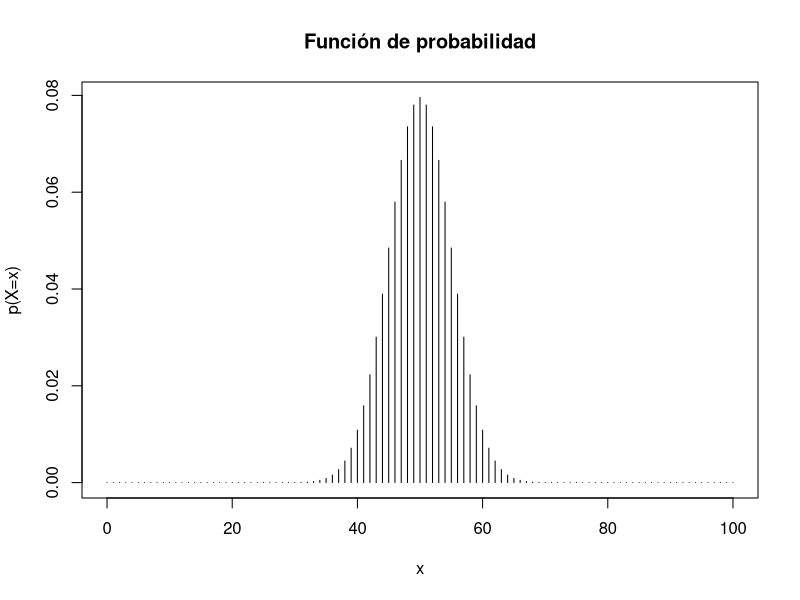

This chart was generated by the following R code: (Note: this script raises an error after producing the figure.)
## ---- chunk 1
knitr::opts_chunk$set(echo = TRUE)
## ---- chunk 2
p_heads <- function(x, n, p) {
  choose(n,x) * p^x *(1-p)^(n-x)
}

x = 0:100
p = p_heads(x,  100, 0.5)
plot(x, p, type = 'h', xlab = "x", ylab = "p(X=x)", 
     main = "Función de probabilidad")

## ---- chunk 3
# WARNING: Not properly vectorized!
F_heads <- function(x, n, p) {
  sum(p_heads(0:x , n, p))
}
# Due to non-vectorization --> FAILS: F_heads(0:2, 3, 0.5)
# To correct it:
F_heads <- Vectorize(F_heads)

# P(40 <= X <= 60)
F_heads(60) - F_x(39)

# P(40 < X < 60)
F_heads(59) - F_x(40)

# P(40 <= X < 60)
F_heads(59) - F_x(39)
 
plot(0:x, F_heads(0:x), type = "s", xlab="x", ylab="F(x)", 
     main = "Función de distribución",
     ylim=c(0,1)
)
## ---- chunk 4
F_values = c('0' = 0.125, '1' = 0.5, '2' = 0.875, '3' = 1)
plot(0:3, F_values, type = "s", xlab="x", ylab="F(x)", main = "Función de distribución",
     ylim=c(0, 1), yaxt="n")
axis(2, at = seq(0, 1, by = 0.125), las=2)
## ---- chunk 5
# Moda: máximo de ps 
xs = 0:100
ps = p_heads(xs, n = 100, p = 0.5)
plot(xs, ps, type = "h")
abline(v=50, col=3)
max(ps)
xs[which.max(ps)] #devuelve índice donde ocurre maximo

# Función distribución
F_heads <- function(x, n=100, p=0.5) {
  sum(p_heads(0:x , n, p))
}

F_heads <- Vectorize(F_heads)

plot(xs, F_heads(xs))
abline(h = 0.5, col = 2)

min(xs[F_heads(xs) >= 0.5])

## ---- chunk 6
p_heads = function(x, n=100, p=0.5){
  choose(n,x) * p^x * (1-p) ^ (n-x)
}

# Definición: E[X] = sum x* p(x)
n = 250
p = 0.25
xs <- 0:n
ps <- p_heads(xs, n, p)
print(sum(xs*ps))

# n , p 
one_simulation = function(n, p){
  experiment = sample(c(0,1), n, replace = TRUE, prob = c(1-p, p))
  sum(experiment)
}
# Simulación
sims <- replicate(5000, {
  one_simulation(n, p)
})

# sum(sims)/length(sims)
mean(sims)

## ---- chunk 7
# ???????????
## ---- chunk 8
# (cuando sé escribir la fórmula de probabilidad)
# varianza = E[(X-mu)^2]
xs = 0:100
mu = 50
distances = (xs - mu)^2

varianza = sum(distances * p_heads(xs))
desviacion_tipica = sqrt(varianza)

plot(xs, p_heads(xs), type = "h")
abline(v = mu, col = 2)
# 3 desviaciones tipicas a la izquierda y a la dercha ==> 99.9% datos
abline(v = mu - 3 * desviacion_tipica, col = 3)
abline(v = mu + 3 * desviacion_tipica, col = 3)

# desviacion tipica = 5
# simulaciones: (cuando no se escribir la fórmula de probabilidad)

## Version 1

N = 5000
simulaciones_moneda = replicate(N, {
  #Contar numero de caras
  sum(sample(c(0,1), 100, replace = TRUE))
})
media = mean(simulaciones_moneda)
distancias = (simulaciones_moneda - media)^2
varianza = mean(distancias)
varianza_v2 = sqrt(varianza)
sd(simulaciones_moneda)

## Versión 2 (chat)

# Realizar 10,000 simulaciones de lanzar una moneda 100 veces
simulaciones_chat <- replicate(10000, sum(sample(0:1, 100, replace = TRUE)))

# Calcular la desviación estándar de las simulaciones
desviacion_estandar_simulaciones <- sd(simulaciones_chat)

desviacion_estandar_simulaciones


## ---- chunk 9
joint_xy = function(x, y, n, p) {
  # ??????????????????
}

# probs <- ?????????????
# colnames(probs) = paste("Y =", 0:4)
# rownames(probs) = paste("X =", 0:4)
# probs
 
## ---- chunk 10
# ???
## ---- chunk 11
p_bimodal <- function(x) {
  p_0 <- 0.4
  p_1 <- 0.6
  x # Replace ?????????????
}
plot(0:100, p_bimodal(0:100), type = 'h', xlab="x", ylab="p(x)")
## ---- chunk 12
# ???
## ---- chunk 13
probs = matrix(
  c(0.00, 0.00, 0.03, 0.18,
    0.00, 0.04, 0.24, 0.02,
    0.02, 0.23, 0.04, 0.00,
    0.16, 0.04, 0.00, 0.00),
  byrow = TRUE,
  ncol = 4
)
rownames(probs) <- paste0("y=", seq(1, 2.5, by=0.5))
colnames(probs) <- paste0("x=", 1:4)
## ---- chunk 14
# E[XY]
# 1) Lista todos los posibles resultados X * y
x = 1:4
y = c(1, 1.5, 2, 2.5)

#outer(x,y) != outer(y,x) EL ORDEN IMPORTA
#outer(y,x)  # = outer(y , x, function(x, y) x*y) 
#Genera todas las posibles combinaciones de x e y) 

resultado_outer = outer(y, x)
colnames(resultado_outer)= paste ("x=", x)
rownames(resultado_outer)= paste ("y=", y)
coste_esperado = sum(resultado_outer* probs)
coste_esperado

#Genera una visualización de la matriz de probabilidades
lattice::levelplot(probs)

## ---- chunk 15
#Queremos calcular la correlación.
#E[XY] = coste_esperado

probs

#Sumar por columnas
p_xs = colSums(probs)
#mu_x = E[X] = sum(x * p(X = x))
mu_x = sum(1:4 * p_xs)
#mu_y = E[Y] = sum(y * p(Y = y))
p_ys = rowSums(probs)
mu_y = sum(y * p_ys)

resultado = outer(y, x, function(y, x) (x - mu_x) * (y - mu_y))
colnames(resultado)= paste ("x=", x)
rownames(resultado)= paste ("y=", y)

sum(resultado * probs)

#Deberes:
#Calculamos las esperanzas por separado de las variables aleatorias Ex[mux] // mu = valores de x * probabilidades
E_x2 = sum((x^2) * p_xs)
E_y2 = sum((y^2) * p_ys)
E_xy = coste_esperado

#Variaciones
var_x = E_x2 - (mu_x)^2
var_y = E_y2 - (mu_y)^2

#Desviaciones tipica
sd_x = sqrt(var_x)
sd_y = sqrt(var_y)

#Covarianza = E[XY] - mu_x*mu_y
covarianza = E_xy - mu_x*mu_y # cov = (E_x - mu_x) * (E_y - mu_y)

correlacion = covarianza/(sd_x*sd_y)
correlacion

